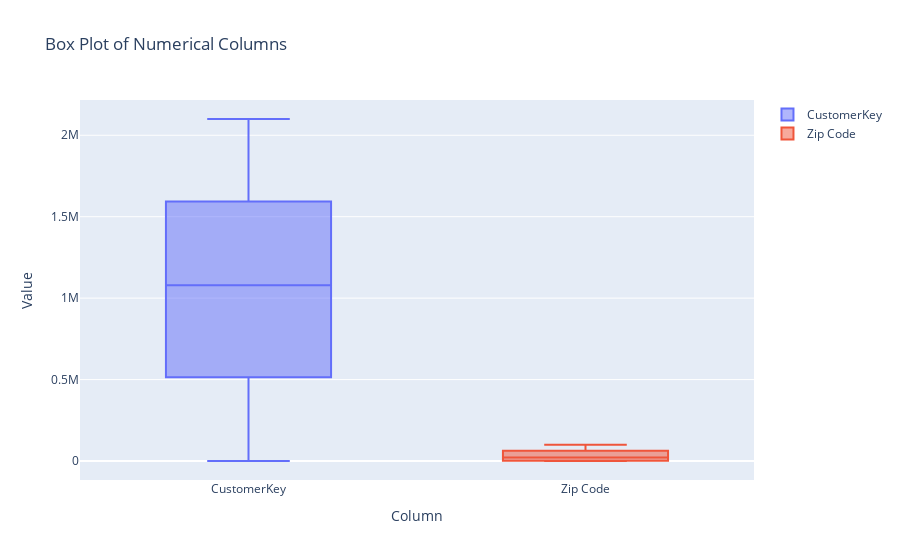

The cell this chart's notebook holds for it:
### Code cell
import plotly.graph_objects as go
fig = go.Figure()

for column in df3.columns:
    fig.add_trace(go.Box(
        y=df3[column],
        name=column
    ))

# Update layout.
fig.update_layout(
    title="Box Plot of Numerical Columns",
    yaxis_title="Value",
    xaxis_title="Column"
)

# Show the plot
fig.show()

### Figure 1 — Plotly figure (JSON) as saved in the notebook; plotly's stock layout.template omitted (floating-point values rounded to 4 significant figures; data arrays with more than 128 entries replaced by an {"elided": "..."} marker saying what was removed)
{"data": [{"name": "CustomerKey", "type": "box", "y": {"elided": "15266 int values"}}, {"name": "Zip Code", "type": "box", "y": {"elided": "15266 int values"}}], "layout": {"title": {"text": "Box Plot of Numerical Columns"}, "xaxis": {"title": {"text": "Column"}}, "yaxis": {"title": {"text": "Value"}}}}
